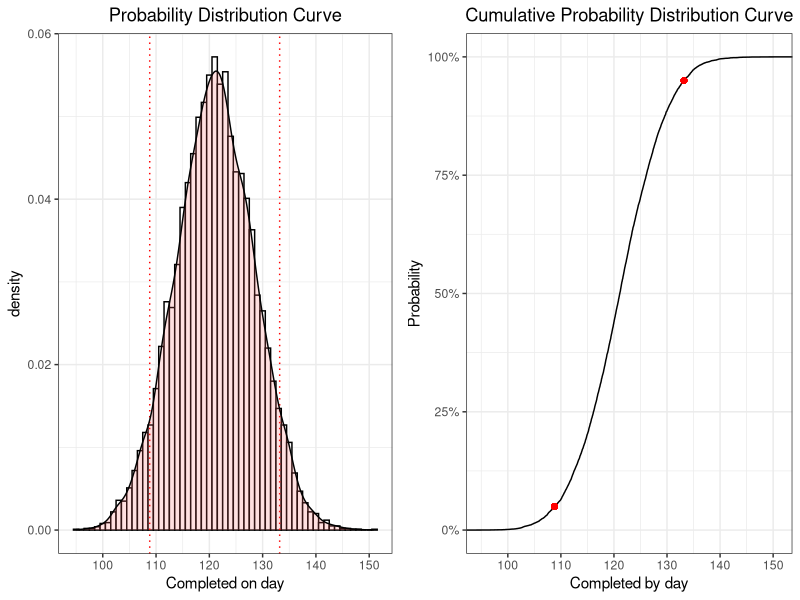
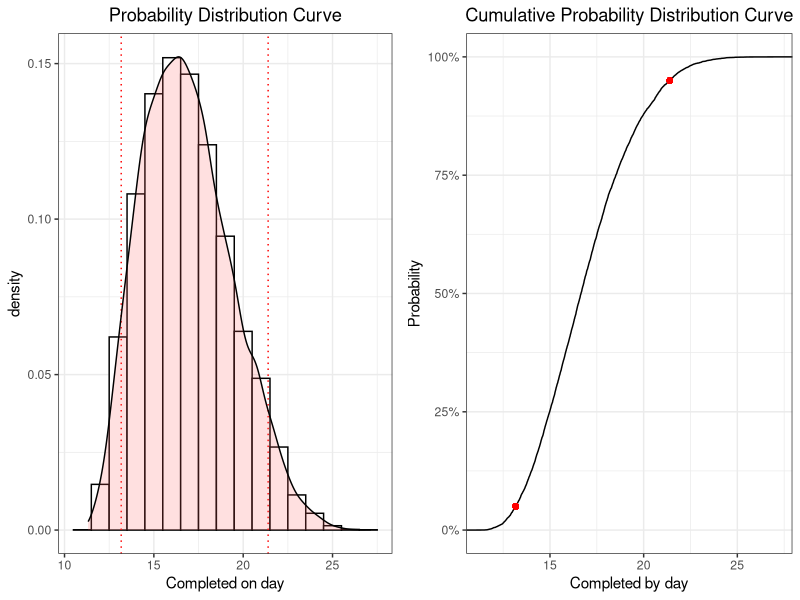
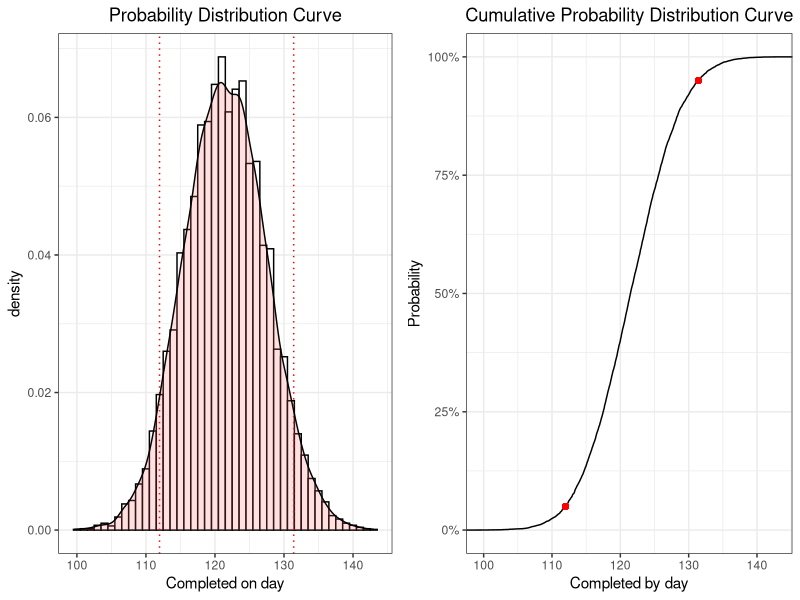
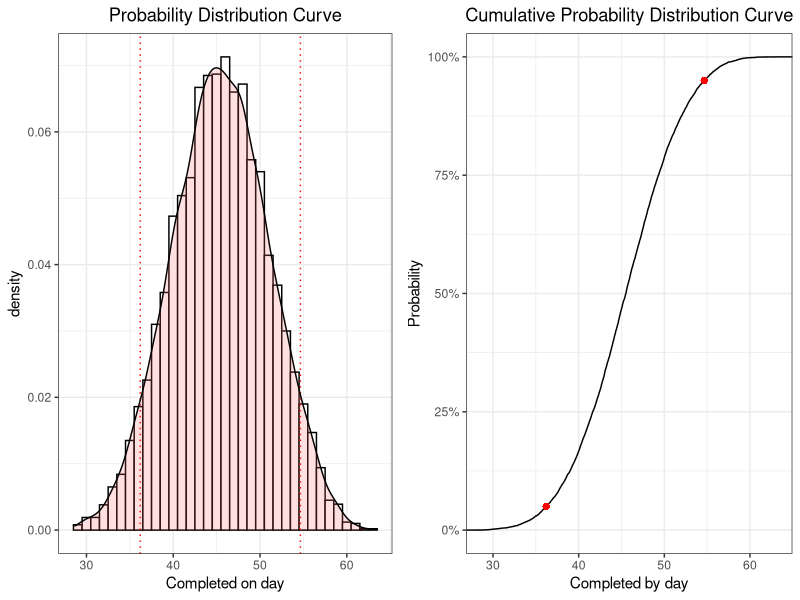
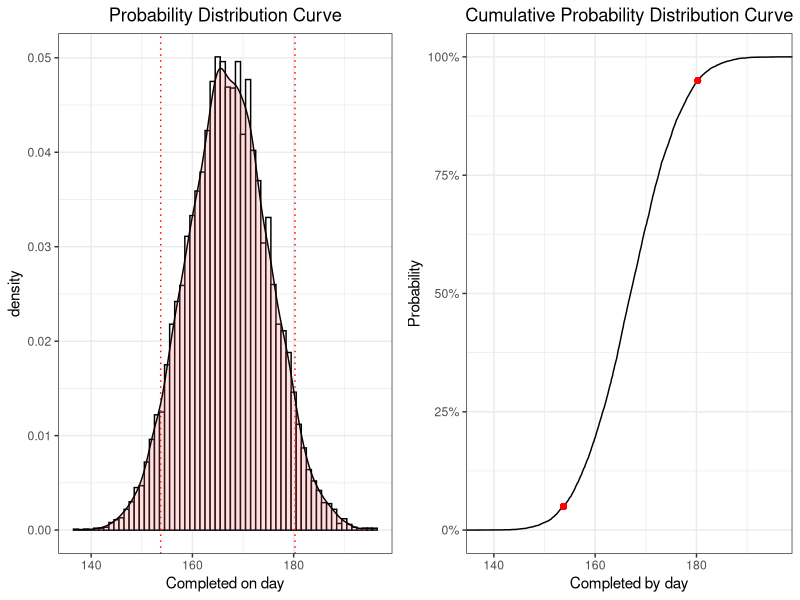

The R script that drew these images, in order: (Note: this script raises an error after producing the figures.)
## ---- chunk 1
knitr::opts_chunk$set(echo = TRUE)
library(tidyverse)
library(ggplot2)
library(gridExtra)

theme_set(theme_bw())
theme_update( plot.title = element_text(hjust=0.5)
            , plot.subtitle = element_text(hjust=0.5)
            )

estimates <- read_csv('data/estimates_task_estimates.csv')
salaries <- read_csv('data/estimates_salaries_2.csv')

# PERT estimator courtesy of https://www.riskamp.com/beta-pert
pert_dist_estimator <- function( n, x.min, x.max, x.mode, lambda = 4 ){

    if( x.min > x.max || x.mode > x.max || x.mode < x.min ) stop( "invalid parameters" );

    x.range <- x.max - x.min;
    if( x.range == 0 ) return( rep( x.min, n ));

    mu <- ( x.min + x.max + lambda * x.mode ) / ( lambda + 2 );

    # special case if mu == mode
    if( mu == x.mode ){
        v <- ( lambda / 2 ) + 1
    }
    else {
        v <- (( mu - x.min ) * ( 2 * x.mode - x.min - x.max )) /
            (( x.mode - mu ) * ( x.max - x.min ));
    }

    w <- ( v * ( x.max - mu )) / ( mu - x.min );
    return ( rbeta( n, v, w ) * x.range + x.min );
}
## ---- chunk 2
n <- 10000
set.seed(42)
data_engineer_estimates <- estimates %>% filter(Implementor == 'Data Engineer/Data Scientist' & Type != 'Documentation')
full_stack_estimates <- estimates %>% filter(Implementor == 'Full Stack developer' & Type != 'Documentation')

data_engineer_documentation_estimates <- estimates %>% filter(Implementor == 'Data Engineer/Data Scientist' & Type == 'Documentation')
full_stack_documentation_estimates <- estimates %>% filter(Implementor == 'Full Stack developer' & Type == 'Documentation')

monte_carlo_model <- function(data_df){
  simulation_results_df <- as.data.frame(matrix(nrow=n,ncol=nrow(data_df)))
  
  for(i in 1:nrow(data_df)){
    results = pert_dist_estimator(n, data_df$Minimum[i], data_df$Maximum[i], data_df$MostLikely[i])
    simulation_results_df[,i] <- results
  }
  
  return(simulation_results_df)
}

data_engineer_simulations <- monte_carlo_model(data_engineer_estimates)
full_stack_simulations <- monte_carlo_model(full_stack_estimates)
data_engineer_documentation_simulations <- monte_carlo_model(data_engineer_documentation_estimates)
full_stack_documentation_simulations <- monte_carlo_model(full_stack_documentation_estimates)

sim_sum <- function(data_df){
  result <- rep(0, nrow(data_df))
  for(i in 1:ncol(data_df)){
    result = result + data_df[,i]
  }
  return(result)
}

data_engineer_total_dev_time <- data.frame(time = sim_sum(data_engineer_simulations))
data_engineer_total_doc_time <- data.frame(time = sim_sum(data_engineer_documentation_simulations))
full_stack_total_dev_time <- data.frame(time = sim_sum(full_stack_simulations))
full_stack_total_doc_time <- data.frame(time = sim_sum(full_stack_documentation_simulations))
## ---- chunk 3
plot_simulation <- function(simulation_times, bin_size, x_labels = c("Completed on day", "Completed by day"), lower_bound_point = .05, upper_bound_point = .95){
  
  e = ecdf(simulation_times$time)
  upper_x_point <- quantile(e,c(upper_bound_point),type=7)
  lower_x_point <- quantile(e,c(lower_bound_point),type=7)
  
  grid.arrange(
    ggplot(simulation_times, aes(x = time)) + 
      geom_histogram(aes(y=..density..),      
                     binwidth=bin_size,
                     colour="black", fill="white") +
      geom_vline(aes(xintercept = lower_x_point), linetype="dotted", color = "red") +
      geom_vline(aes(xintercept = upper_x_point), linetype="dotted", color = "red") +
      scale_y_continuous(labels = scales::comma) +
      scale_x_continuous(labels = scales::comma) +
      xlab(x_labels[1]) +
      geom_density(alpha=.2, fill="#FF6666") +
      ggtitle("Probability Distribution Curve")
    
    ,ggplot(simulation_times, aes(time)) +
      stat_ecdf(geom = 'line') +

      geom_point(aes(y = upper_bound_point, x = upper_x_point), colour = 'red') +
      geom_point(aes(y = lower_bound_point, x = lower_x_point), colour = 'red') +
      
      scale_y_continuous(labels = scales::percent, name = "Probability") +
      scale_x_continuous(labels = scales::comma) +
      xlab(x_labels[2]) +
      ggtitle("Cumulative Probability Distribution Curve")
    , ncol = 2
  )
}
## ---- chunk 4
plot_simulation(data_engineer_total_dev_time, 1)
## ---- chunk 5
quantile(data_engineer_total_dev_time$time,c(0.05,0.95),type=7)
## ---- chunk 6
plot_simulation(data_engineer_total_doc_time, 1)
## ---- chunk 7
quantile(data_engineer_total_doc_time$time,c(0.05,0.95),type=7)
## ---- chunk 8
plot_simulation(full_stack_total_dev_time, 1)
## ---- chunk 9
quantile(full_stack_total_dev_time$time,c(0.05,0.95),type=7)
## ---- chunk 10
plot_simulation(full_stack_total_doc_time, 1)
## ---- chunk 11
quantile(full_stack_total_doc_time$time,c(0.05,0.95),type=7)
## ---- chunk 12
full_stack_total_time <- data.frame(time = full_stack_total_doc_time$time + full_stack_total_dev_time$time)
data_engineer_total_time <- data.frame(time = data_engineer_total_doc_time$time + data_engineer_total_dev_time$time)

total_duration <- data.frame(time = pmax(full_stack_total_time$time, data_engineer_total_time$time))
plot_simulation(total_duration, 1)
## ---- chunk 13
quantile(total_duration$time,c(0.05,0.95),type=7)
## ---- chunk 14

efficiency <- c(
  c(0.45,0.95),
  c(0.15,0.65),
  c(0.05,0.55)
)

# our salary estimates are annual, but our time estimates are in days, so we need to convert
# the salaries to daily rates, salary conversion formula: https://staff.uow.edu.au/personnel/salary/UOW020681.html
days = 260.893
salary_full_stack <- c(
  (salaries %>% filter(Type == 'Full Stack developer') %>% select(Junior_Gross_Salary))[[1]] / days,
  (salaries %>% filter(Type == 'Full Stack developer') %>% select(Senior_Gross_Salary))[[1]] / days,
  (salaries %>% filter(Type == 'Full Stack developer') %>% select(Lead_Gross_Salary))[[1]] / days
)

salary_data_engineer <- c(
  (salaries %>% filter(Type == 'Data Engineer/Data Scientist') %>% select(Junior_Gross_Salary))[[1]] / days,
  (salaries %>% filter(Type == 'Data Engineer/Data Scientist') %>% select(Senior_Gross_Salary))[[1]] / days,
  (salaries %>% filter(Type == 'Data Engineer/Data Scientist') %>% select(Lead_Gross_Salary))[[1]] / days
)

simulate_cost <- function(salary, simulations){
  cost_estimates <- data.frame(
    sim_id = numeric(),
    cost = numeric()
  )
  
  set.seed(42)
  for(si in 1:n){
    costs = numeric(ncol(simulations))
    for(i in 1:ncol(simulations)){
      
      level <- sample.int(3, 1, replace = T)
      adjusted_sim <- quantile(simulations[,i],efficiency[level],type=7)
      
      costs[i] <- sample(adjusted_sim, 1) * salary[level]
    }
    
    cost_estimates <- cost_estimates %>% union(
      data.frame(sim_id = si, cost = sum(costs))
    )
  }
  return(cost_estimates)
}

cost_estimates_full_stack <- simulate_cost(salary_full_stack, full_stack_simulations)
cost_estimates_data_engineer <- simulate_cost(salary_data_engineer, data_engineer_simulations)
## ---- chunk 15

total_costs <- data.frame(time = cost_estimates_data_engineer$cost + cost_estimates_full_stack$cost)

plot_simulation(total_costs, 500, c("Total Cost", "Total Cost"))
## ---- chunk 16
quantile(total_costs$time,c(0.05,0.95),type=7)
